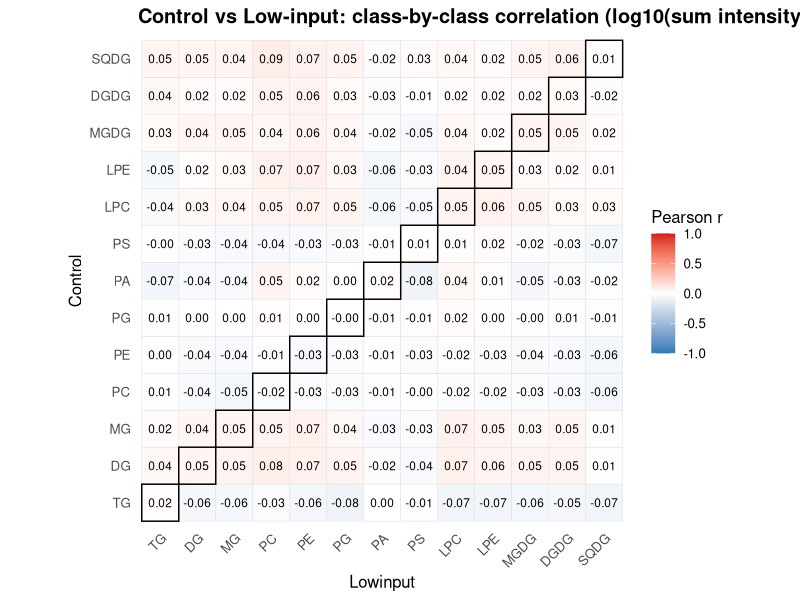

Recreate this plot in R.

###############################################################################
# 1.  LIBRARIES
###############################################################################

suppressPackageStartupMessages({
  library(vroom);   library(dplyr);   library(tidyr);  library(stringr)
  library(ggplot2); library(viridis); library(gridExtra); library(grid)
})


################################################################################
################################################################################
#### FIGURE 1A
################################################################################
################################################################################


################################################################################
# 1.  LOAD DATA  (Control & LowInput)
################################################################################

control <- vroom("data/SPATS_fitted/non_normalized_intensities/Final_subset_control_all_lipids_fitted_phenotype_non_normalized.csv") %>%
  dplyr::select(-c(2,3,4)) %>%
  dplyr::rename(Compound_Name = LineRaw)

lowinput <- vroom("data/SPATS_fitted/non_normalized_intensities/Final_subset_lowinput_all_lipids_fitted_phenotype_non_normalized.csv") %>%
  dplyr::select(-c(2,3,4)) %>%
  dplyr::rename(Compound_Name = LineRaw) 


################################################################################
# 2.  SELECT THE CLASSES 
################################################################################

valid_classes <- c(
  "TG",
  
  "DGDG","MGDG","SQDG",
  
  "PC","PE","PI","PG","PA","PS","LPC","LPE",
  
  "DG","MG"
)
#class_pat <- paste0("\\b(", paste(valid_classes, collapse = "|"), ")\\b")
class_pat <- paste0("^(", paste(valid_classes, collapse = "|"), ")")

reshape_plate <- function(df, label) {
  df %>%
    pivot_longer(-Compound_Name, names_to = "Lipid", values_to = "Intensity") %>%
    # now using our reordered, “longest‐first” regex
    mutate(Class = str_extract(Lipid, class_pat)) %>%
    filter(!is.na(Class)) %>%
    group_by(Sample = Compound_Name, Class) %>%
    summarise(sum_int = sum(Intensity, na.rm = TRUE), .groups="drop") %>%
    mutate(Condition = label)
}

ctrl_long <- reshape_plate(control,  "Control")
low_long  <- reshape_plate(lowinput, "LowInput")

unique(ctrl_long$Class)
unique(low_long$Class)


# assumes you already have `ctrl_long` and `low_long` as in your script
# columns: Sample, Class, sum_int, Condition

library(dplyr)
library(tidyr)
library(ggplot2)

## 1) keep only samples present in BOTH conditions
common_ids <- intersect(unique(ctrl_long$Sample), unique(low_long$Sample))

ctrl_c <- ctrl_long %>%
  filter(Sample %in% common_ids) %>%
  select(Sample, Class, sum_int) %>%
  rename(sum_ctrl = sum_int)

low_c <- low_long %>%
  filter(Sample %in% common_ids) %>%
  select(Sample, Class, sum_int) %>%
  rename(sum_low = sum_int)

## 2) pivot to wide (samples x classes), fill missing with 0
ctrl_wide <- ctrl_c %>%
  group_by(Sample, Class) %>% summarise(sum_ctrl = sum(sum_ctrl), .groups = "drop") %>%
  tidyr::pivot_wider(names_from = Class, values_from = sum_ctrl, values_fill = 0) %>%
  arrange(Sample)

low_wide <- low_c %>%
  group_by(Sample, Class) %>% summarise(sum_low = sum(sum_low), .groups = "drop") %>%
  tidyr::pivot_wider(names_from = Class, values_from = sum_low, values_fill = 0) %>%
  arrange(Sample)

## 3) make sure rows (samples) line up
stopifnot(identical(ctrl_wide$Sample, low_wide$Sample))

## 4) log-transform (raw-sum on log scale)
ctrl_mat <- as.matrix(ctrl_wide[, -1])
low_mat  <- as.matrix(low_wide [, -1])

#ctrl_log <- log10(ctrl_mat + 1)
#low_log  <- log10(low_mat  + 1)
ctrl_log <- ctrl_mat
low_log  <- low_mat
## 5) compute class-by-class correlations (control vs low-input)
# cor(X, Y) => matrix of corr between columns of X and columns of Y
Cmat <- cor(ctrl_log, low_log, use = "pairwise.complete.obs", method = "pearson")

## 6) long format for ggplot
cor_long <- as.data.frame(as.table(Cmat))
colnames(cor_long) <- c("Class_ctrl", "Class_low", "r")

## 7) optional: order classes in a nice sequence
class_order <- c("TG","DG","MG","PC","PE","PG","PI","PA","PS","LPC","LPE","MGDG","DGDG","SQDG")
class_order <- intersect(class_order, colnames(ctrl_log))  # keep only those that exist
cor_long$Class_ctrl <- factor(cor_long$Class_ctrl, levels = class_order)
cor_long$Class_low  <- factor(cor_long$Class_low,  levels = class_order)

## 8) heatmap
p_heat <- ggplot(cor_long, aes(x = Class_low, y = Class_ctrl, fill = r)) +
  geom_tile(color = "grey90", linewidth = 0.2, na.rm = FALSE) +
  # emphasize the diagonal (same class vs same class)
  geom_tile(
    data = subset(cor_long, as.character(Class_ctrl) == as.character(Class_low)),
    fill = NA, color = "black", linewidth = 0.5
  ) +
  # optional: print numbers
  geom_text(aes(label = ifelse(is.na(r), "", sprintf("%.2f", r))),
            size = 3, color = "black") +
  scale_fill_gradient2(
    name = "Pearson r",
    limits = c(-1, 1), midpoint = 0,
    low = "#2c7bb6", mid = "white", high = "#d7191c",
    na.value = "grey85"
  ) +
  coord_equal() +
  labs(
    title = "Control vs Low-input: class-by-class correlation (log10(sum intensity + 1))",
    x = "Lowinput",
    y = "Control"
  ) +
  theme_minimal(base_size = 12) +
  theme(
    axis.text.x  = element_text(angle = 45, hjust = 1),
    panel.grid   = element_blank(),
    plot.title   = element_text(face = "bold")
  )

quartz()
print(p_heat)

## 9) if you also want the *same-class* r's as a quick table:
same_class_r <- cor_long %>%
  filter(as.character(Class_ctrl) == as.character(Class_low)) %>%
  arrange(desc(r))
print(same_class_r)
